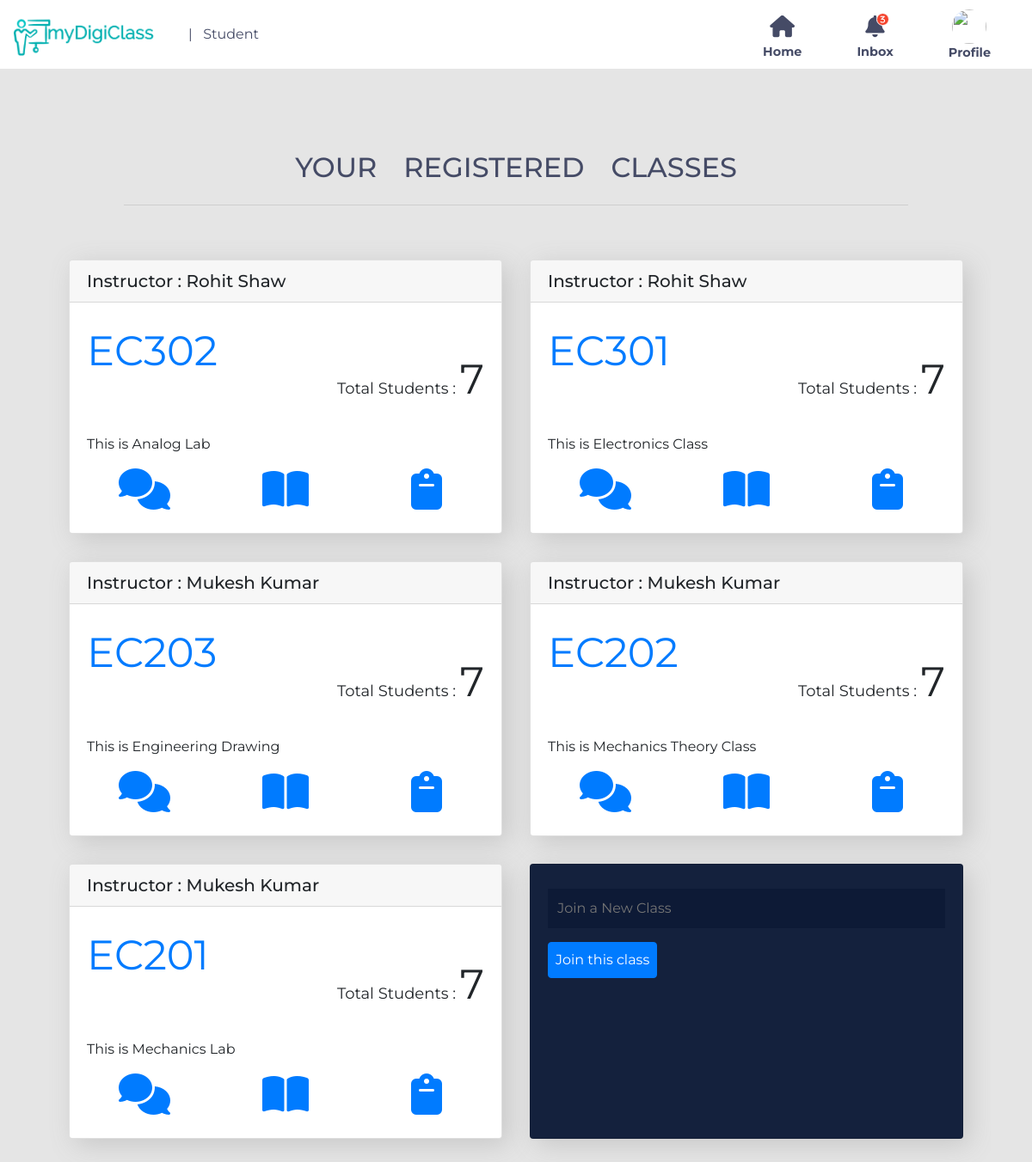
Screenshot of /Class (signed in) with the database file from the repository.
### tables this page shows
CREATE TABLE class(
cls_id text PRIMARY KEY,
desc text,
creator text,
logged boolean
, c_id text);

### server.py (the view)
@app.route('/Class')
def Classs():
	if not check_session(): return redirect(url_for('login'))
	occ=session['user']['occ']
	classes=Class.allclasses(c,session['user']['user_id'])
	name=session['user']['name']
	roll=session['user']['roll']
	username=session['user']['user_id']
	clg_name=college.getCollegeName(c,session['user']['clg_id'])
	teachers=getTeachers()
	return render_template('class.html',occ=occ,classes=classes,username=username,name=name,roll=roll,clg_name=clg_name,teachers=teachers)

### Data_Models/Class.py (called while the page is built)
	@staticmethod
	def allclasses(c,user_id=None,cls_id=None):
		ids=[]
		if user_id :
			c.execute("select cls_id from urc where user_id=?",(user_id,))
			ids=c.fetchall()
		else:
			ids=[(cls_id,)]
		ls=[]
		for i in ids:
			c.execute("select * from class where cls_id=?",i)
			k=c.fetchone()
			c.execute("select user_id from urc where cls_id=?",i)
			sz=len(c.fetchall())-1
			ls.append({'cls_id':k[0].split("_")[1],'desc':k[1],'creator':k[2],'participants':sz})
		if cls_id:
			ls=ls[0]
		if type(ls)==type([]):
			print(ls)
			return reversed(ls)
		return ls

	@staticmethod
	def getTeacherClasses(c,c_id):
		c.execute("select cls_id,desc from class where c_id=?",(c_id,))
		cs=c.fetchall()
		ls=[]
		for cl in cs :
			ls.append({'cls_id':cl[0].split("_")[1],'desc':cl[1]})
		return ls

### Data_Models/College.py (called while the page is built)
	@staticmethod
	def getCollegeName(c,clg_id):
		c.execute("select name from college where clg_id=?",(clg_id,))
		l=c.fetchone()
		return l[0]

### Data_Models/User.py (called while the page is built)
	@staticmethod
	def getTeachers(c,clg_id):
		c.execute("select user_id,name from user where clg_id=? and occ='teacher'",(clg_id,))
		ts = c.fetchall()
		ls=[]
		for t in ts:
			ls.append({'user_id':t[0],'name':t[1]})
		return ls

### server.py (called while the page is built)
def check_session():
	if 'user' in session:
		return True
	return False

def getTeachers():
	teachers = user.getTeachers(c,session['user']['clg_id'])
	ls=[]
	for t in teachers:
		d={}
		d['name']=t['name']
		d['user_id']=t['user_id']
		d['classes']=getTeacherClasses(t['user_id'])
		ls.append(d)
	print(ls)
	return ls

def getTeacherClasses(uid):
	classes=Class.getTeacherClasses(c,uid)
	return classes

### Template/class.html (shortened to what this page needs)
<!DOCTYPE html>
<html>
<head>
	<link rel="stylesheet" href="https://stackpath.bootstrapcdn.com/bootstrap/4.5.0/css/bootstrap.min.css">
  <link rel="stylesheet" href="../static/css/view.css">
</head>
<body onload="onload()">
	<nav class="navbar-home navbar navbar-expand-lg">
		<a class="navbar-brand" href="#" style="font-size:x-large;"><img src="../static/icons/logo.png" alt="" height="50px" >
		</a>
		<span class="position"> | &nbsp;
			{% if occ=="teacher" %}
			Teacher
			{% else %}
			Student
			{% endif %}
		</span>
		<div class="panel navbar-expand-md" id="navbarSupportedContent">
			<ul class="navbar-nav ml-auto">
				<li class="nav-item">
					<i class="fas fa-home fa-2x home-icon"></i>
					<p class="icon-caption">Home</p>
				</li>
				<li class="nav-item" style="position: relative;">
						<i class="fas fa-2x notify-count">3</i>
					<i class="fas fa-2x fa-bell"></i>
					<p class="icon-caption">Inbox</p>
				</li>
				<li class="nav-item" id="icon-profile">
					<img id="avatar" src="getImg" alt="">
					<p class="icon-caption">Profile</p>
				</li>
			</ul>
		</div>
	</nav>
<div class="container-fluid content">
			<div class="title">
				<h2 class="title-text">your registered classes</h2>
			</div>
			<hr class="ruler">
			<div class="classes"  >
			{% for class in classes %}
			<div class="card class-view" id="scr">
				{% if occ!="teacher" %}
				<h5 class="card-header">Instructor : {{ class.creator }}</h5>
				{% endif %}
				<div class="card-body">
					<div class="card-title">
						<font size="9px">
							<a href="#">{{ class.cls_id }}</a>
							<p class="totalCount">
								<font size="4px">Total Students : </font>
								<span class="num">{{ class.participants }}</span>
							</p>
						</font>
					</div>
				<p class="card-text">{{ class.desc }}</p>
				<div class="options">
					<div class="row">
						<div class="col-lg-4 col-md-4 col-sm-4 icon-shelf"><a href="{{ url_for('chats',cls_id = class.cls_id) }}" class="icon-card"><i class="fas fa-3x fa-comments"></i></a>
						</div>
						<div class="col-lg-4 col-md-4 col-sm-4 icon-shelf"><a href="/viewAss?cls_id={{ class.cls_id }}" class="icon-card"><i class="fas fa-3x fa-book-open"></i></a>
						</div>
						<div class="col-lg-4 col-md-4 col-sm-4 icon-shelf"><a href="/view_test?cls_id={{ class.cls_id }}" class="icon-card"><i class="fas fa-3x fa-clipboard"></i></a>
						</div>
					</div>
				</div>
				</div>
			</div>
			{% endfor %}
			<div class="card class-view join-class" id="scr">
				<div class="card-body">
					<form action="/add_class" method="post">
						{% if occ!="teacher" %}
						<input class="card-input" type="text" name="cls_code" id="cls_code" placeholder="Join a New Class" required="True" onkeyup="check_classavail('s')" autocomplete="off">
						<input type="submit" name="" value="Join this class" class="btn btn-primary create-card-btn">
						{% endif %}
						</form>
				</div>
			</div>
</div>
</div>
</body>
</html>

### static/css/view.css (style rules this page uses)
* { box-sizing: border-box; font-family: 'Montserrat', sans-serif; overflow-x: hidden; }
body { z-index: -999; }
.navbar-nav { max-height: 6rem; }
.position { color: #454B66; font-size: 1rem; }
.panel { display: inline; margin-left: auto; }
.navbar-home { position: fixed; z-index: 1000; background-color: #fff; height: 5rem; max-height: 5rem; width: 100%; overflow: visible; }
.navbar-brand img { filter: invert(100%) contrast(200%); }
.nav-item { font-size: 1rem; color: #454B66; padding-top: 1.2em; margin: 0 2em 0 2em; display: flex; flex-direction: column; justify-content: center; }
#icon-profile img { margin: auto; }
.icon-caption { text-align: center; color: #454B66; font-size: .9em; font-weight: bold; padding-top:0; }
.fa-2x { font-size: 1.6em; margin: auto; }
.panel .navbar-nav .nav-item .notify-count { padding-left: 3.3px; padding-top: 2.3px; font-size: 9px; color: #fff; background-color: #F4442E; top: 2.5em; right: .5em; position: absolute; width: 15px; height: 15px; border-radius: 50%; border: 1px solid #fff; }
#avatar { height: 40px; width: 40px; border-radius: 50%; }
body { background-color: #E5E5E5; }
.title { text-align: center; font-size: 28px; text-transform: uppercase; word-spacing: .8em; color: #454B66; font-weight: bolder; }
.ruler { max-width: 80%; padding: .9em; padding-bottom: 0; }
.content { margin-top: 8em; background-color: #e5e5e5; width: 100%; height: 100%; padding: 3em; }
.classes { padding : 1em; display: grid; grid-template-columns: repeat(auto-fill, minmax(370px, 1fr)); }
.class-view { background-color: #fff; margin: 1em; box-shadow: 7px 7px 30px #c7c7c7; overflow: visible; }
.icon-shelf { text-align: center; }
.card-input { position: relative; margin: .5em 0; padding: .7em; width: 100%; background-color: #0d1a36; color: #e5e5e5; border: none; }
.join-class { background-color: #14213D; opacity: 1; }
.create-card-btn { text-align: center; margin: auto; color: #fff; padding: .5em; }
.card-title .totalCount { margin-top: 0.7em; float:right; overflow-y: hidden; }
.num { font-size: 3rem; overflow-y: hidden; }

### rows the page displays
class: creator "Rohit Shaw", cls_id "EC302", participants "7", desc "This is Analog Lab"
class: creator "Rohit Shaw", cls_id "EC301", participants "7", desc "This is Electronics Class"
class: creator "Mukesh Kumar", cls_id "EC203", participants "7", desc "This is Engineering Drawing"
class: creator "Mukesh Kumar", cls_id "EC202", participants "7", desc "This is Mechanics Theory Class"
class: creator "Mukesh Kumar", cls_id "EC201", participants "7", desc "This is Mechanics Lab"
